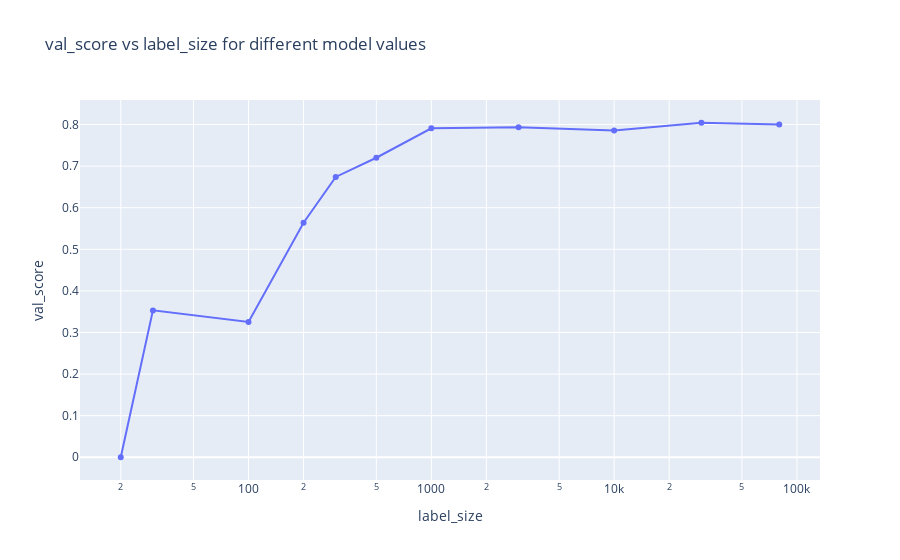

Notebook source saved alongside this figure:
### Code cell
plot_scores(baseline_scores_df, 'label_size', VAL_SCORE, 'model').show()

### Figure 1 — Plotly figure (JSON) as saved in the notebook; plotly's stock layout.template omitted (floating-point values rounded to 4 significant figures)
{"data": [{"mode": "lines+markers", "name": "model=Baseline", "type": "scatter", "x": [20, 30, 100, 200, 300, 500, 1000, 3000, 10000, 30000, 80000], "y": [0, 0.3532, 0.3251, 0.5638, 0.674, 0.7202, 0.7909, 0.7934, 0.7855, 0.8043, 0.8]}], "layout": {"title": {"text": "val_score vs label_size for different model values"}, "xaxis": {"title": {"text": "label_size"}, "type": "log"}, "yaxis": {"title": {"text": "val_score"}}}}
